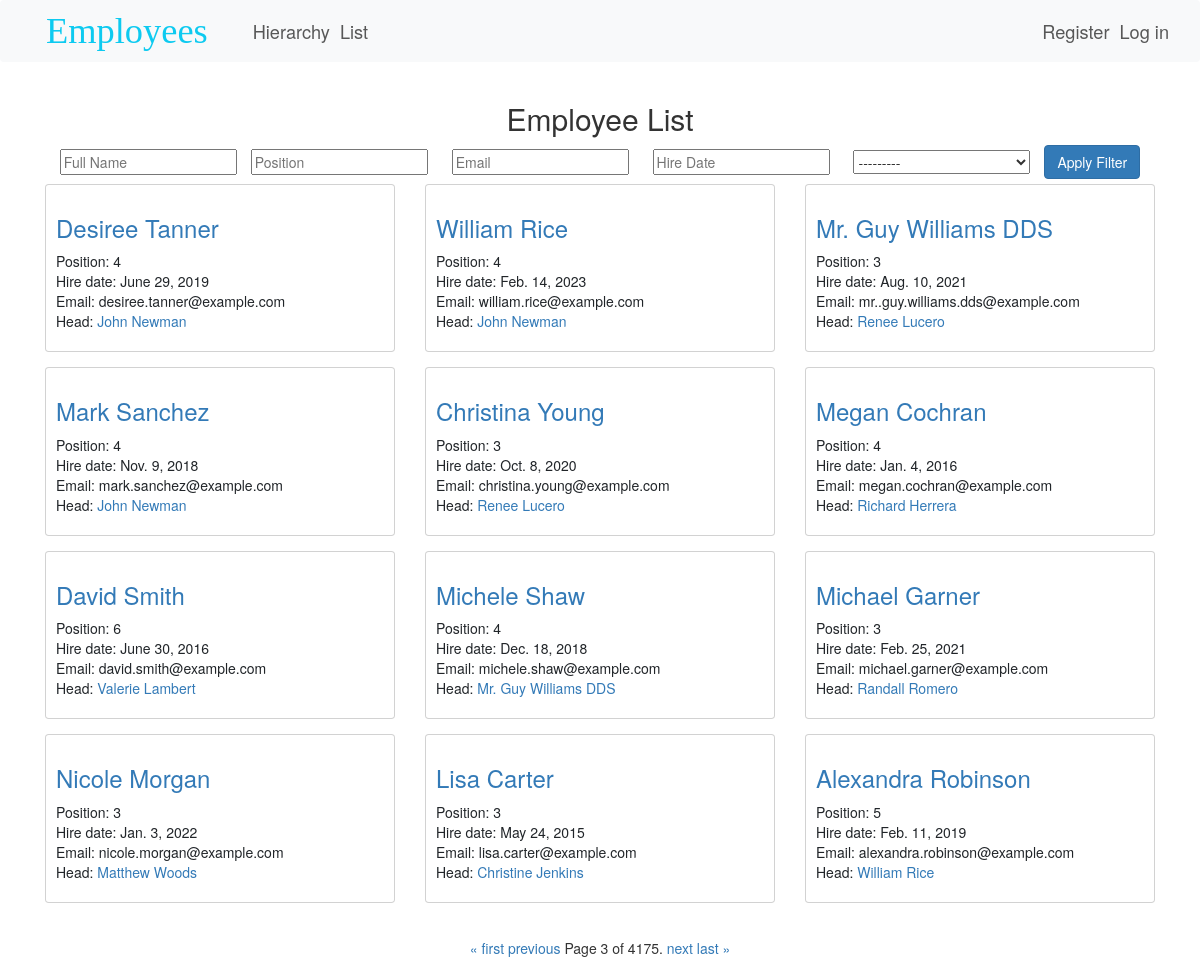
Screenshot of /employees/list/?page=3 with the database file from the repository.
### employees/models.py (models this page shows, shortened)
class Employee(models.Model):
    full_name = models.CharField(max_length = 100)
    position = models.CharField(max_length = 100)
    hire_date = models.DateField()
    email = models.EmailField()
    head = models.ForeignKey('self',
                             on_delete = models.SET_NULL,
                             null = True,
                             blank = True)

### employees/views.py (the view)
# urls.py: path('list/', EmployeeListView.as_view(), name='employee-list'),
class EmployeeListView(ListView):
    model = Employee
    context_object_name = 'employees'
    template_name = 'employee_list.html'
    paginate_by = 12
    def get_queryset(self):
        queryset = Employee.objects.all()
        employee_filter = EmployeeFilter(self.request.GET, queryset=queryset)
        return employee_filter.qs
    def get_context_data(self, **kwargs):
        context = super().get_context_data(**kwargs)
        params_dict = {key: value for key, value in self.request.GET.items() if key != 'page'}
        filter_params = urlencode(params_dict)
        context['filter_params'] = filter_params
        context['filter'] = EmployeeFilter(self.request.GET, queryset=self.get_queryset())
        context['authenticated'] = self.request.user.is_authenticated
        context['user'] = self.request.user
        return context

### employees/templates/employee_list.html (shortened to what this page needs)
{% extends "layout.html" %}
{% block body %}
<div class="d-flex flex-column justify-content-center align-items-center">
    <h2>Employee List</h2>
    <form method="get" class="form-inline">
        <div class="form-group mb-2">
            {{ filter.form.full_name }}
        </div>
        <div class="form-group mx-sm-3 mb-2">
            {{ filter.form.position }}
        </div>
        <div class="form-group mx-sm-3 mb-2">
            {{ filter.form.email }}
        </div>
        <div class="form-group mx-sm-3 mb-2">
            {{ filter.form.hire_date }}
        </div>
        <div class="form-group mx-sm-3 mb-2">
            {{ filter.form.order_by }}
        </div>
        <button type="submit" class="btn btn-primary mb-2">Apply Filter</button>
    </form>
</div>
    <div id="employee-list-container">
        {% include 'employee_list_partial.html' %}
    </div>
    <div class="container text-center">
    <div class="pagination">
        <span class="step-links">
            {% if page_obj.has_previous %}
                <a href="?page=1{% if filter_params %}&{{ filter_params }}{% endif %}">&laquo; first</a>
                <a href="?page={{ page_obj.previous_page_number }}{% if filter_params %}&{{ filter_params }}{% endif %}">previous</a>
            {% endif %}
            <span class="current">
                Page {{ page_obj.number }} of {{ page_obj.paginator.num_pages }}.
            </span>
            {% if page_obj.has_next %}
                <a href="?page={{ page_obj.next_page_number }}{% if filter_params %}&{{ filter_params }}{% endif %}">next</a>
                <a href="?page={{ page_obj.paginator.num_pages }}{% if filter_params %}&{{ filter_params }}{% endif %}">last &raquo;</a>
            {% endif %}
        </span>
    </div>
</div>
{% endblock body %}

### employees/templates/employee_list_partial.html
<div id="employee-list-container" class="container">
    <div class="row justify-content-center">
        {% for employee in employees %}
        <div class="col-md-4 mb-4">
            <div class="card">
                <div class="card-body">
                    <h3><a href="{% url 'employee-detail' employee.id %}">{{ employee.full_name }}</a></h3>
                    <ul class="list-unstyled">
                        <li>Position: {{employee.position}}</li>
                        <li>Hire date: {{employee.hire_date}}</li>
                        <li>Email: {{employee.email}}</li>
                        {% if not employee.head.full_name is None %}
                        <li>Head: <a href='{% url "employee-detail" employee.head.id %}'>{{employee.head.full_name}}</a></li>
                        {% endif %}
                    </ul>
                </div>
            </div>
        </div>
        {% endfor %}
    </div>
</div>

### rows the page displays
Employee: full_name "Desiree Tanner", position "4", hire_date "June 29, 2019", email "desiree.tanner@example.com", head.full_name "John Newman"
Employee: full_name "William Rice", position "4", hire_date "Feb. 14, 2023", email "william.rice@example.com", head.full_name "John Newman"
Employee: full_name "Mr. Guy Williams DDS", position "3", hire_date "Aug. 10, 2021", email "mr..guy.williams.dds@example.com", head.full_name "Renee Lucero"
Employee: full_name "Mark Sanchez", position "4", hire_date "Nov. 9, 2018", email "mark.sanchez@example.com", head.full_name "John Newman"
Employee: full_name "Christina Young", position "3", hire_date "Oct. 8, 2020", email "christina.young@example.com", head.full_name "Renee Lucero"
Employee: full_name "Megan Cochran", position "4", hire_date "Jan. 4, 2016", email "megan.cochran@example.com", head.full_name "Richard Herrera"
Employee: full_name "David Smith", position "6", hire_date "June 30, 2016", email "david.smith@example.com", head.full_name "Valerie Lambert"
Employee: full_name "Michele Shaw", position "4", hire_date "Dec. 18, 2018", email "michele.shaw@example.com", head.full_name "Mr. Guy Williams DDS"
Employee: full_name "Michael Garner", position "3", hire_date "Feb. 25, 2021", email "michael.garner@example.com", head.full_name "Randall Romero"
Employee: full_name "Nicole Morgan", position "3", hire_date "Jan. 3, 2022", email "nicole.morgan@example.com", head.full_name "Matthew Woods"
Employee: full_name "Lisa Carter", position "3", hire_date "May 24, 2015", email "lisa.carter@example.com", head.full_name "Christine Jenkins"
Employee: full_name "Alexandra Robinson", position "5", hire_date "Feb. 11, 2019", email "alexandra.robinson@example.com", head.full_name "William Rice"

### other values shown
{{ page_obj.number }} "3"
{{ page_obj.paginator.num_pages }} "4175"
